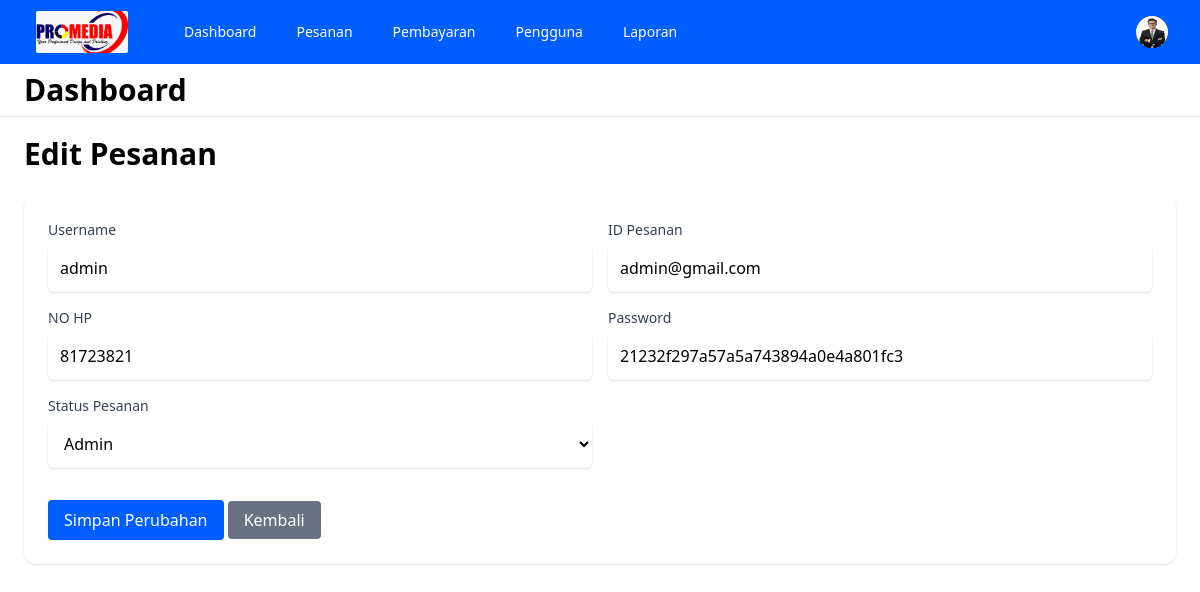
Page /views/admin/dashboard.php?page=verifikasipengguna&email=admin@gmail.com (signed in) on the committed database.
### tables this page shows
CREATE TABLE `pengguna` (
  `username` varchar(100) NOT NULL,
  `email` varchar(100) NOT NULL,
  `no_hp` varchar(25) NOT NULL,
  `alamat` text NOT NULL,
  `password` varchar(50) NOT NULL,
  `role` varchar(25) DEFAULT NULL
);

### views/admin/verifikasipengguna.php (the view, shortened to what this page needs)
<div class="max-w-6xl mx-auto mt-5">
    <header class="mb-6">
        <h1 class="text-3xl font-bold text-primary">
            Edit Pesanan
        </h1>
    </header>
    <?php
        include "../../database/koneksi.php";
        if(isset($_GET['email'])) {
        $email=$_GET['email'];
        $query = "SELECT  * FROM pengguna where email = '$email'";
        $result = mysqli_query($koneksi, $query);
        $data = mysqli_fetch_array($result);
}
    ?>
    <form class="bg-white p-6 rounded-xl shadow space-y-4 mt-5" method="POST" action="" enctype="multipart/form-data">
        <div class="grid grid-cols-1 md:grid-cols-2 gap-4">
            <div>
                <label class="block text-sm font-medium text-gray-700">Username</label>
                <input type="text" name="username" value="<?php echo $data['username']; ?>"
                    class="p-3 mt-1 block w-full rounded-md border-gray-300 shadow-sm" readonly>
            </div>
            <div>
                <label class="block text-sm font-medium text-gray-700">ID Pesanan</label>
                <input type="text" name="email" value="<?php echo $data['email']; ?>"
                    class="p-3 mt-1 block w-full rounded-md border-gray-300 shadow-sm" readonly>
            </div>
            <div>
                <label class="block text-sm font-medium text-gray-700">NO HP</label>
                <input type="text" name="no_hp" value="<?php echo $data['no_hp']; ?>"
                    class="p-3 mt-1 block w-full rounded-md border-gray-300 shadow-sm" readonly>
            </div>
            <div>
                <label class="block text-sm font-medium text-gray-700">Password</label>
                <input type="text" name="password" value="<?php echo $data['password']; ?>"
                    class="p-3 mt-1 block w-full rounded-md border-gray-300 shadow-sm" readonly>
            </div>
            <div>
                <label class="block text-sm font-medium text-gray-700">Status Pesanan</label>
                <select name="role" class="p-3 mt-1 block w-full rounded-md border-gray-300 shadow-sm">
                    <option value="admin" <?php echo $data['role'] == "admin" ? "selected" : ""; ?>>
                        Admin</option>
                </select>
            </div>
        </div>
        <div class="pt-4">
            <button type="submit" class="bg-[#005EFF] text-white px-4 py-2 rounded hover:bg-blue-700">Simpan
                Perubahan</button>
            <a href="?page=pengguna" class="bg-gray-500 text-white px-4 py-2 rounded hover:bg-black">Kembali</a>
        </div>
    </form>
</div>

### rows in the picture
pengguna: username "admin", email "admin@gmail.com", no_hp "81723821", password "21232f297a57a5a743894a0e4a801fc3", role "Admin"
